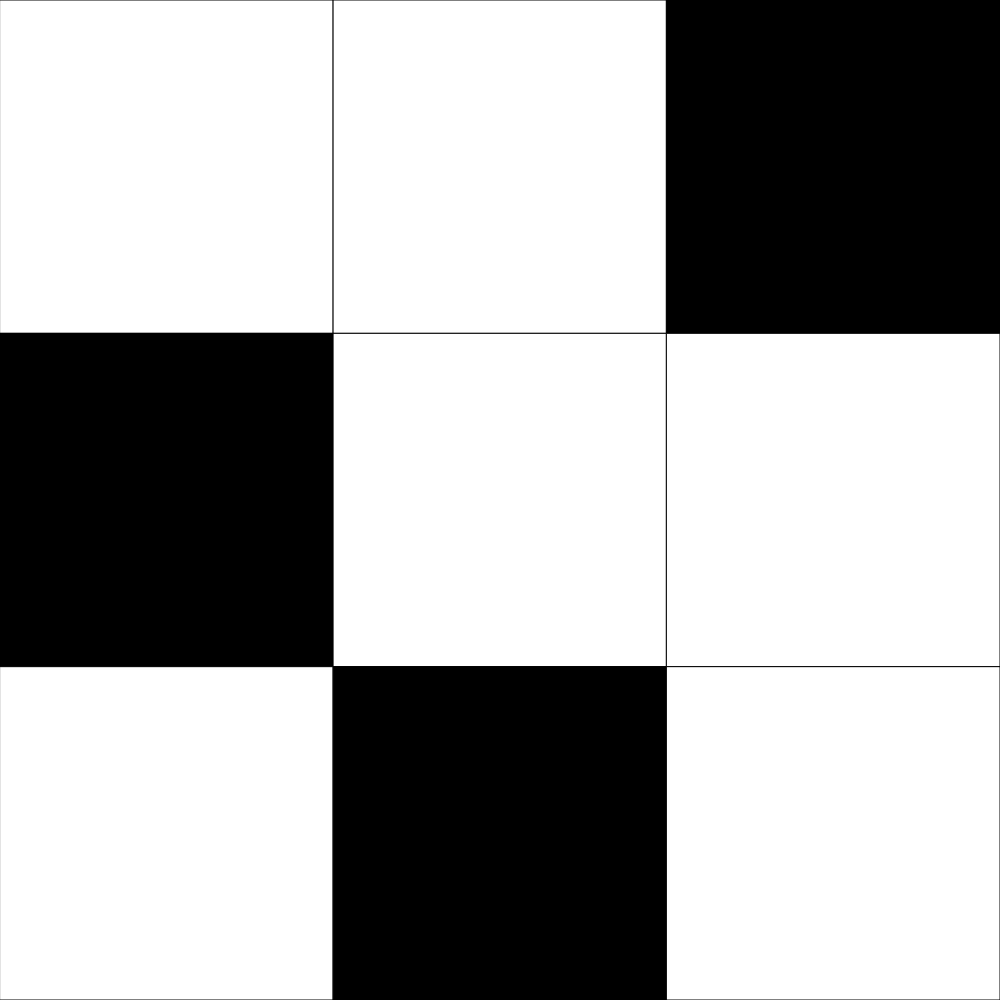
Frame 1 (no input)
Frame 60 (no input): identical to frame 1, image omitted
Frame 120 (the mouse pressed at the canvas centre since frame 60): identical to frame 1, image omitted

The p5.js sketch that drew this single still picture (run headless with seeded random() and noise() and a simulated clock; from frame 60 on, the mouse is pressed at the canvas centre):

// p5.js sketch
// ── sketch.js
// Version 3 of PlaceEnemies() (the one being used currently)
// Jienan Chen
// April 14, 2019
//
// Extra for Experts:
// - describe what you did to take this project "above and beyond"


let gridSize = 3;
let grid;
let cellSize;
let autoPlay;

function setup() {
  if (windowWidth > windowHeight) {
    createCanvas(windowHeight, windowHeight);
  }
  else {
    createCanvas(windowWidth, windowWidth);
  }
  
  grid = createRandom2DArray(gridSize, gridSize);
  cellSize = width/gridSize;
}

function draw() {
  background(255);
  displayGrid();
}

function displayGrid() {
  for (let y = 0; y < gridSize; y++) {
    for (let x = 0; x < gridSize; x++) {      
      
      if (grid[y][x] === 0) {
        fill(255);
      }
      else{
        fill(0);
      }
      rect(x*cellSize, y*cellSize, cellSize, cellSize);
    }
  }
}



function createRandom2DArray(cols, rows) {
  let blackCols = [];
  let free=[];
  let emptyArray = [];
  for (let h = 0; h < gridSize; h++){
    free.push([h]); 
    //console.log("h=",free[h])
  }
    
   
  for (let i = 0; i < rows; i++) {
    emptyArray.push([]);
    choice = random(free); 
    while (blackCols.includes(choice)){    
      choice=random(free);
    }       
                
    for (let j = 0; j < cols ; j++) {    
      if (j==choice){
        emptyArray[i].push(1);
      }
      else{
        emptyArray[i].push(0);       
      }
      
    }
    blackCols.push(choice);
  }
  
 
  return emptyArray;
}
